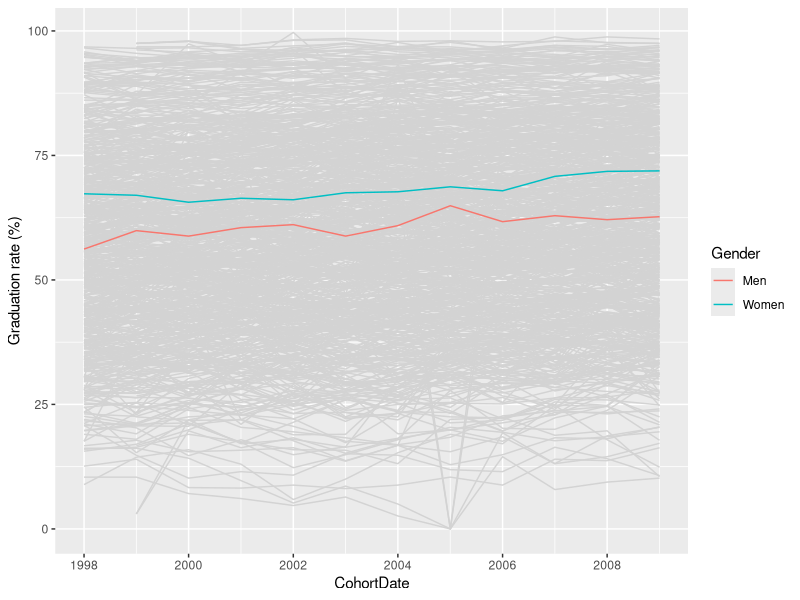

Reproduce this figure in R.
## ---- chunk 1
library(dplyr)
library(tidyr)
library(readr)
## ---- chunk 2
graduation <- read_csv('../../Data/gradrates.csv')
## ---- chunk 3
head(graduation)
## ---- chunk 4
spreaddata <- graduation %>% select(`Institution name`, `Cohort year`, Gender, `Graduation rate (%)`)

head(spreaddata)
## ---- chunk 5
spreaddata %>% spread(`Cohort year`, `Graduation rate (%)`)
## ---- chunk 6
gatherdata <- spreaddata %>% spread(`Cohort year`, `Graduation rate (%)`)
## ---- chunk 7
head(gatherdata)
## ---- chunk 8
gatherdata %>% gather(`Cohort Year`, `Graduation rate (%)`, -`Institution name`, -Gender,  3:14)
## ---- chunk 9
library(ggplot2)
## ---- chunk 10
gradplotdata <- graduation %>% mutate(CohortDate=as.Date(paste(`Cohort year`, "-01-01", sep="")))

head(gradplotdata)
## ---- chunk 11
nu <- gradplotdata %>% filter(`Institution name` == "University of Nebraska, Lincoln")
## ---- chunk 12
ggplot() + geom_line(data = gradplotdata, aes(x=CohortDate, y=`Graduation rate (%)`, group=interaction(`Institution name`, Gender)), color="light grey") + geom_line(data = nu, aes(x=CohortDate, y=`Graduation rate (%)`, color=Gender))
